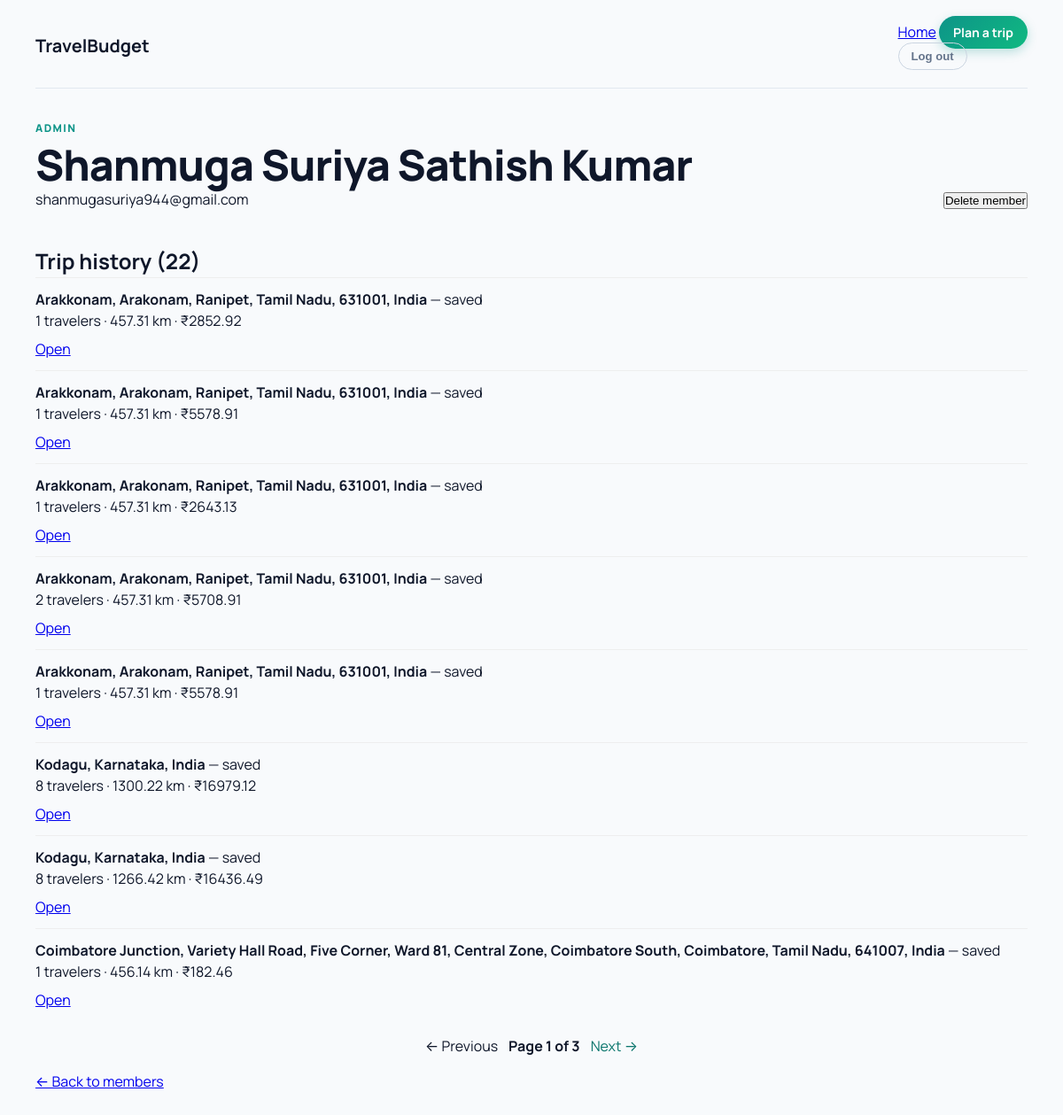
/admin/member/1 (signed in), run on an earlier commit of the app's database.
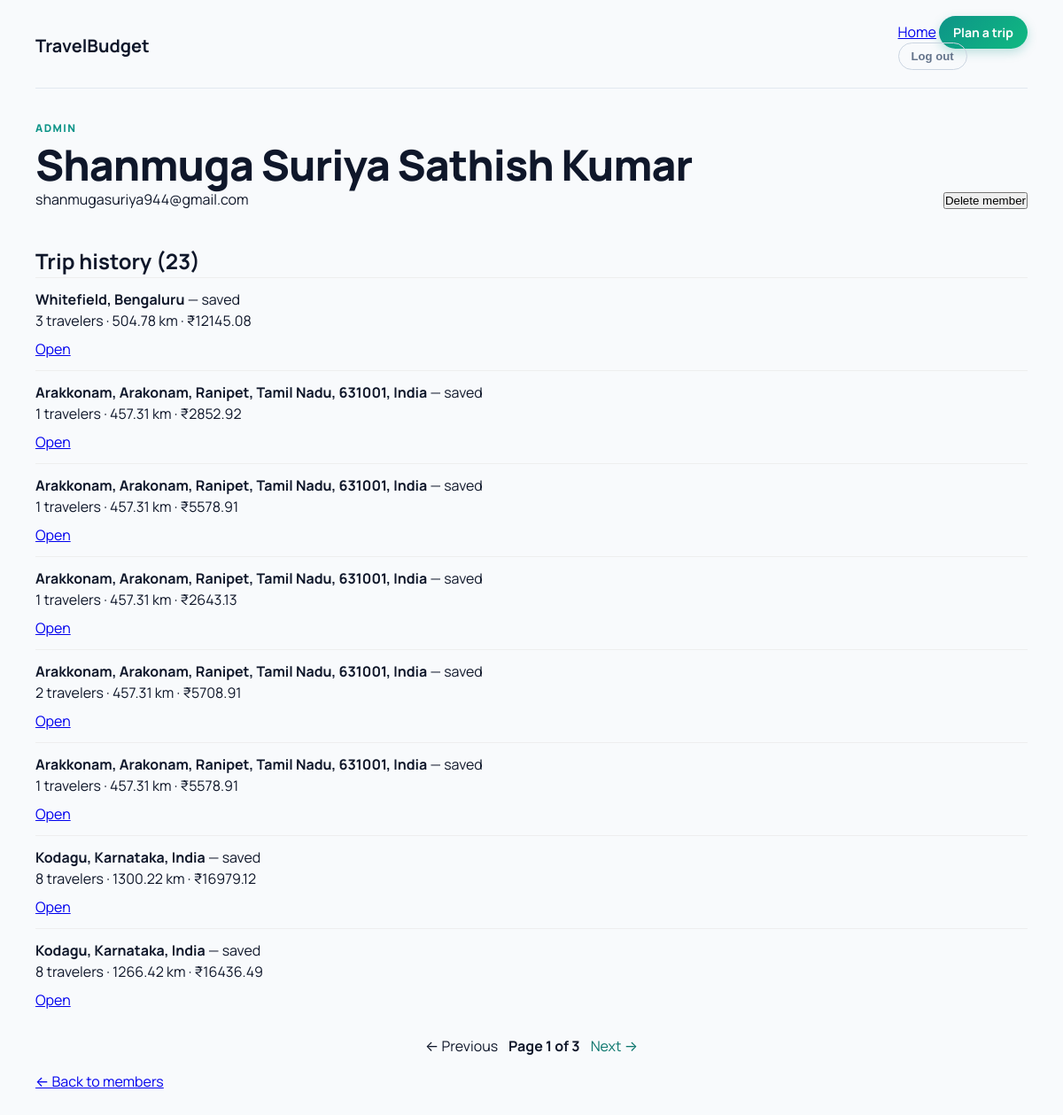
And on a later commit of the database.
### tables this page shows
CREATE TABLE trips (
            id INTEGER PRIMARY KEY AUTOINCREMENT,
            destination TEXT,
            travelers INTEGER,
            total_distance REAL,
            transport_mode TEXT,
            transport_cost REAL,
            fuel_type TEXT,
            fuel_price REAL,
            fuel_cost REAL,
            food_cost REAL,
            room_cost REAL,
            toll_charges REAL,
            parking_fee REAL,
            vehicle_type TEXT,
            vehicle_rental_cost REAL,
            places_fee_total REAL,
            total_budget REAL,
            cost_per_person REAL
        , user_id INTEGER);

### app.py (the view)
@app.route('/admin/member/<int:user_id>')
@login_required
@require_admin
def admin_member(user_id):
    try:
        page = max(1, int(request.args.get('page', 1)))
    except (TypeError, ValueError):
        page = 1
    per_page = 8
    conn = get_db()
    user_row = conn.execute("SELECT id, name, email, created_at, is_admin FROM users WHERE id=?", (user_id,)).fetchone()
    if not user_row:
        conn.close()
        return redirect(url_for('admin_members'))
    user = dict(user_row)
    total = conn.execute("SELECT COUNT(*) FROM trips WHERE user_id=?", (user_id,)).fetchone()[0]
    total_pages = max(1, (total + per_page - 1) // per_page)
    page = min(page, total_pages)
    trips = conn.execute(
        "SELECT * FROM trips WHERE user_id=? ORDER BY id DESC LIMIT ? OFFSET ?",
        (user_id, per_page, (page - 1) * per_page),
    ).fetchall()
    trips = [dict(t) for t in trips]
    conn.close()
    return render_template('admin_member.html', user=user, trips=trips, page=page, total_pages=total_pages, total=total)

### app.py (called while the page is built)
def get_db():
    conn = sqlite3.connect("travel_budget.db")
    conn.row_factory = sqlite3.Row
    return conn

@app.before_request
def update_last_seen():
    user_id = session.get('user_id')
    if user_id:
        try:
            conn = get_db()
            conn.execute('UPDATE users SET last_seen = CURRENT_TIMESTAMP WHERE id = ?', (user_id,))
            conn.commit()
            conn.close()
        except Exception:
            pass

@app.context_processor
def inject_user():
    is_admin = False
    logged_in = 'user_id' in session
    user_name = session.get('user_name')
    if logged_in:
        try:
            conn = get_db()
            row = conn.execute('SELECT is_admin FROM users WHERE id=?', (session['user_id'],)).fetchone()
            conn.close()
            is_admin = False
            if row:
                try:
                    is_admin = bool(row['is_admin'])
                except Exception:
                    is_admin = False
        except Exception:
            is_admin = False
    return dict(is_admin=is_admin, logged_in=logged_in, user_name=user_name)

### templates/admin_member.html (shortened to what this page needs)
<!doctype html>
<html lang="en"><head><link rel="stylesheet" href="{{ url_for('static', filename='trip.css') }}">
<link rel="stylesheet" href="{{ url_for('static', filename='admin.css') }}">
</head>
<body>
<main class="trips-shell">
  <header class="trips-header">
    <a href="/" class="brand">TravelBudget</a>
    <nav>
      <a href="/">Home</a>
      <a class="plan-link" href="/planner">Plan a trip</a>
      <form action="/logout" method="post"><button class="logout-btn" type="submit">Log out</button></form>
    </nav>
  </header>
  <section class="trips-hero">
    <div>
      <p class="eyebrow">Admin</p>
      <h1>{{ user['name'] }}</h1>
      <p>{{ user['email'] }}</p>
    </div>
    <div style="text-align:right;">
      <form action="{{ url_for('admin_delete_member', user_id=user['id']) }}" method="post" onsubmit="return confirm('Delete this member?')">
        <button type="submit">Delete member</button>
      </form>
    </div>
  </section>
  <section style="padding:1rem 0;">
    <h2>Trip history ({{ total }})</h2>
    {% if trips %}
      <ul style="list-style:none; padding:0;">
        {% for trip in trips %}
          <li style="padding:0.75rem 0; border-top:1px solid #eee;">
            <div><strong>{{ trip['destination'] }}</strong> — saved {{ trip['created_at'] }}</div>
            <div>{{ trip['travelers'] }} travelers · {{ trip['total_distance'] or 0 }} km · ₹{{ '%.2f'|format(trip['total_budget'] or 0) }}</div>
            <div style="margin-top:0.5rem"><a href="/edit/{{ trip['id'] }}">Open</a></div>
          </li>
        {% endfor %}
      </ul>
      {% if total_pages > 1 %}
        <nav class="pagination" aria-label="Trip pages">
          {% if page > 1 %}<a href="{{ url_for('admin_member', user_id=user['id'], page=page-1) }}">← Previous</a>{% else %}<span>← Previous</span>{% endif %}
          <b>Page {{ page }} of {{ total_pages }}</b>
          {% if page < total_pages %}<a href="{{ url_for('admin_member', user_id=user['id'], page=page+1) }}">Next →</a>{% else %}<span>Next →</span>{% endif %}
        </nav>
      {% endif %}
    {% else %}
      <p>No trips yet for this member.</p>
    {% endif %}
  </section>
  <p><a href="{{ url_for('admin_members') }}">← Back to members</a></p>
</main>
</body></html>

What changed in the data, as far as the page shows it:
no longer on this page (row unchanged): trips: destination "Coimbatore Junction, Variety Hall Road, Five Corner, Ward 81, Central Zone, Coimbatore South, Coimbatore, Tamil Nadu, 641007, India", travelers "1", total_distance "456.14", total_budget "182.46"
added trips: destination "Whitefield, Bengaluru", travelers "3", total_distance "504.78", total_budget "12145.08"
Also different on the page:
{{ total }}: "22" → "23"
